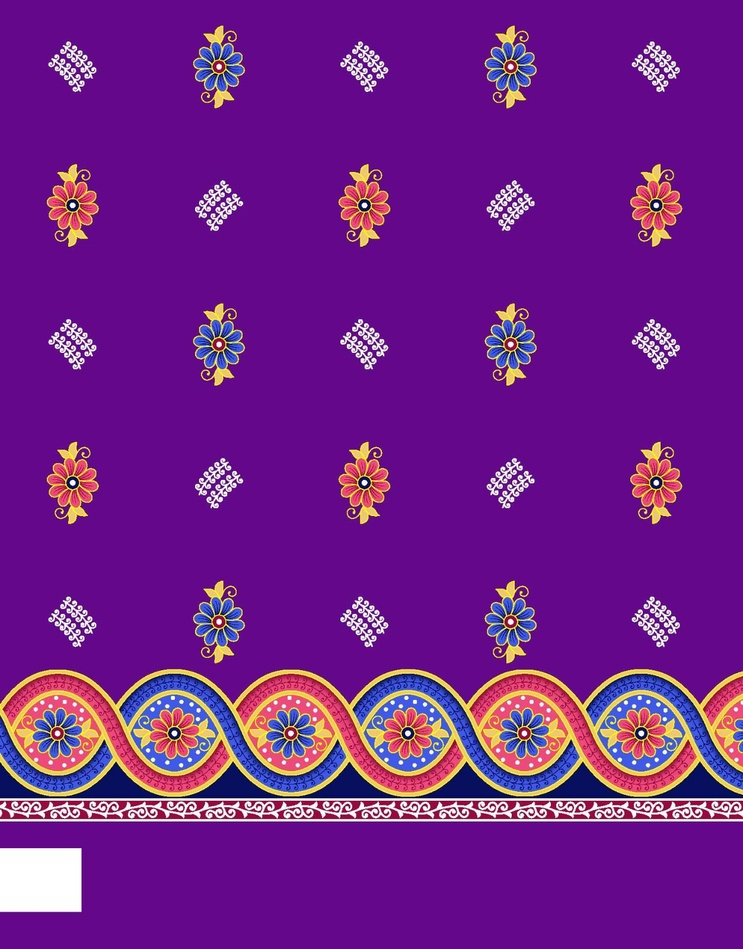
#> input picture design_dataset/Saree/image_2.jpg, 743 x 949 px, shrunk from 1253 x 1600 before the run, found by its file name
$ jupyter execute cost_prediction.ipynb
#> lines starting #> are read from the running program, lines starting #| are printed output that depends on the picture
[cell 1]
import cv2
import numpy as np
from sklearn.cluster import KMeans
from collections import Counter
import matplotlib.pyplot as plt


def extract_dominant_colors(image_path, num_colors=5):
    # Read the image
#> called with num_colors = 8
    image = cv2.imread(image_path)
#> image is the input picture: shape (949, 743, 3); mean B, G, R 137.9, 32.3, 114
    image = cv2.cvtColor(image, cv2.COLOR_BGR2RGB)  # Convert to RGB

    # Reshape the image to a 2D array of pixels
    pixels = image.reshape((-1, 3))

    # Apply K-Means clustering
    kmeans = KMeans(n_clusters=num_colors, random_state=42)
    kmeans.fit(pixels)

    # Get the cluster centers (dominant colors) and labels
    colors = kmeans.cluster_centers_.astype(int)
    labels = kmeans.labels_

    # Count the number of pixels assigned to each cluster
    counts = Counter(labels)

    # Sort colors by predominance
    sorted_colors = [colors[i] for i in counts.keys()]
    sorted_counts = [counts[i] for i in counts.keys()]

    return sorted_colors, sorted_counts

def calculate_saree_cost(colors, counts, paint_costs):
    total_pixels = sum(counts)
    total_cost = 0

    for color, count in zip(colors, counts):
        r, g, b = color
        fraction = count / total_pixels
        cost = (r * paint_costs['R'] + g * paint_costs['G'] + b * paint_costs['B']) * fraction
        total_cost += cost

    return total_cost

def plot_colors(colors, counts):
    # Create a bar chart of colors by predominance
    total_pixels = sum(counts)
    proportions = [count / total_pixels for count in counts]

    plt.figure(figsize=(8, 4))
    for i, (color, proportion) in enumerate(zip(colors, proportions)):
        plt.bar(i, proportion, color=np.array(color) / 255, edgecolor="black")

    plt.xticks(range(len(colors)), [f"Color {i+1}" for i in range(len(colors))])
    plt.ylabel("Proportion")
    plt.title("Color Proportions in Saree")
    plt.show()
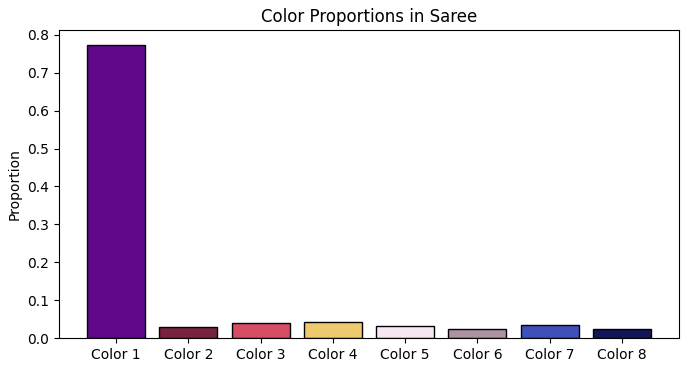
#> figure drawn by matplotlib, 1 panel

# Connect to Google Drive


# Example usage
if __name__ == "__main__":

    # Upload the saree image
    image_path =r'E:\VogueFusion_Pulse\design_dataset\Saree\image_2.jpg'

    paint_costs = {'R': 0.5, 'G': 0.3, 'B': 0.2}  # Cost per unit intensity for R, G, B

    # Extract colors and their proportions
    colors, counts = extract_dominant_colors(image_path, num_colors=8)

    # Calculate saree cost
    saree_cost = calculate_saree_cost(colors, counts, paint_costs)
    print("Saree Cost:", saree_cost)

    # Display the uploaded image
    image = cv2.imread(image_path)

    # Display color proportions
    plot_colors(colors, counts)

    # Convert BGR (OpenCV's default) to RGB (Matplotlib compatible)
    image_rgb = cv2.cvtColor(image, cv2.COLOR_BGR2RGB)

# Display the image using matplotlib
    plt.imshow(image_rgb)
    plt.title("Saree Image")
    plt.axis("off")  # Hide axes for better visualization
    plt.show()

[cell 2]
import cv2
import numpy as np
from sklearn.cluster import KMeans
from collections import Counter
from matplotlib.colors import to_hex, to_rgb

def extract_colors_with_codes(image_path, num_colors= 15):
    # Read the image
    image = cv2.imread(image_path)
    image = cv2.cvtColor(image, cv2.COLOR_BGR2RGB)  # Convert to RGB

    # Reshape the image to a 2D array of pixels
    pixels = image.reshape((-1, 3))

    # Apply K-Means clustering
    kmeans = KMeans(n_clusters=num_colors, random_state=42)
    kmeans.fit(pixels)

    # Get the cluster centers (dominant colors) and labels
    colors = kmeans.cluster_centers_.astype(int)
    labels = kmeans.labels_

    # Count the number of pixels assigned to each cluster
    counts = Counter(labels)

    # Sort colors by predominance
    sorted_colors = [colors[i] for i in counts.keys()]
    sorted_counts = [counts[i] for i in counts.keys()]

    # Convert colors to HEX codes
    hex_codes = [to_hex(np.array(color) / 255) for color in sorted_colors]

    return sorted_colors, hex_codes, sorted_counts

def display_color_codes(colors, hex_codes, counts):
    total_pixels = sum(counts)

    print("\nDominant Colors and HEX Codes:")
    for color, hex_code, count in zip(colors, hex_codes, counts):
        fraction = count / total_pixels * 100
        print(f"RGB: {color}, HEX: {hex_code}, Proportion: {fraction:.2f}%")

def calculate_color_mixing(target_hex):
    # Convert HEX to RGB
#> called with target_hex = '#610887'
    target_rgb = np.array(to_rgb(target_hex)) * 255

    # Define basic colors for mixing
    basic_colors = {
        "Red": np.array([255, 0, 0]),
        "Green": np.array([0, 255, 0]),
        "Blue": np.array([0, 0, 255]),
        "White": np.array([255, 255, 255]),
        "Black": np.array([0, 0, 0])
    }

    print(f"Target Color RGB: {target_rgb}")
    print("\nMixing Suggestions:")

    # Calculate proportions (simple approximation)
    proportions = {color: np.linalg.norm(target_rgb - value) for color, value in basic_colors.items()}
    sorted_proportions = sorted(proportions.items(), key=lambda x: x[1])

    for color, distance in sorted_proportions:
        print(f"Mix with {color}: Distance = {distance:.2f}")

# Example usage
if __name__ == "__main__":
   # Get the uploaded image filename
    image = r'VogueFusion_Pulse\design_dataset\Saree\image_2.jpg'
     # Extract colors and their HEX codes
    colors, hex_codes, counts = extract_colors_with_codes(image_path, num_colors=5)

    # Display the extracted color information
    display_color_codes(colors, hex_codes, counts)

    # Analyze a specific color (e.g., the most dominant one)
    print("\nAnalyzing Color Mixing for:", hex_codes[0])
    calculate_color_mixing(hex_codes[0])


$ run again, with design_dataset/Saree/image_1.jpg copied over design_dataset/Saree/image_2.jpg
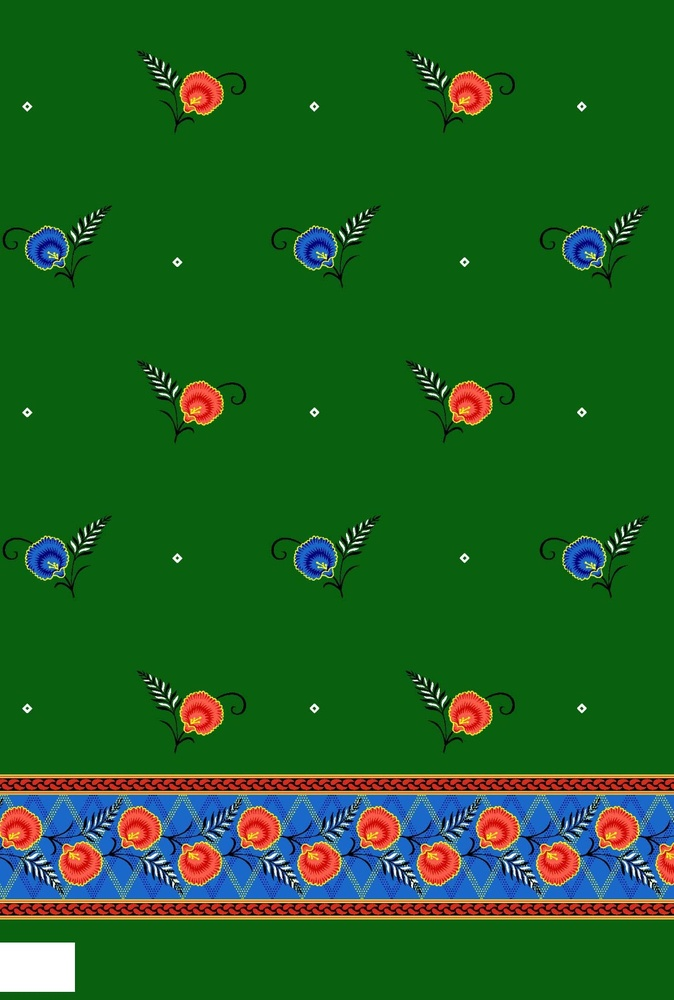
#> input picture design_dataset/Saree/image_1.jpg, 674 x 1000 px, shrunk from 1079 x 1600 before the run, found by its file name
#> in extract_dominant_colors, image is the input picture: shape (1000, 674, 3); mean B, G, R 34, 96.2, 29.5
#> in plot_colors, `plt.show()`:
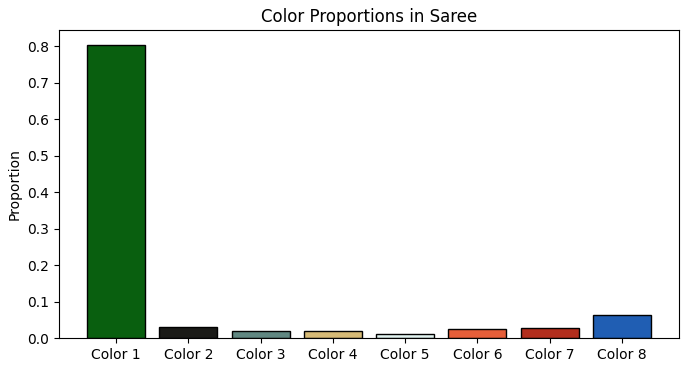
#> figure drawn by matplotlib, 1 panel

$ run again, with design_dataset/Saree/image_10.jpg copied over design_dataset/Saree/image_2.jpg
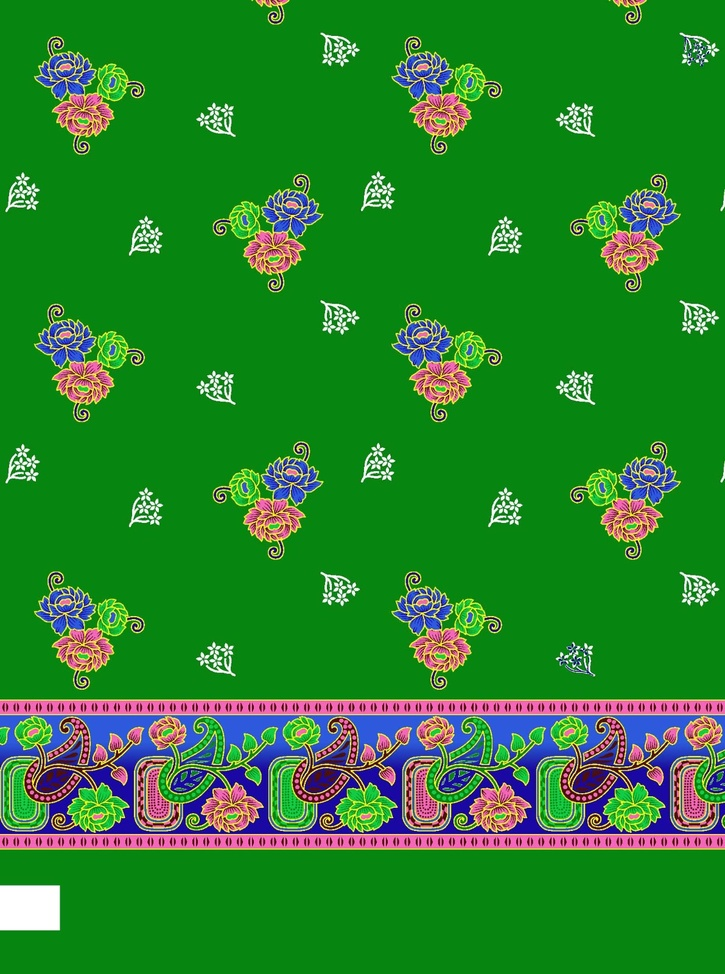
#> input picture design_dataset/Saree/image_10.jpg, 725 x 974 px, shrunk from 1191 x 1600 before the run, found by its file name
#> in extract_dominant_colors, image is the input picture: shape (974, 725, 3); mean B, G, R 43.5, 131.2, 38
#> in plot_colors, `plt.show()`:
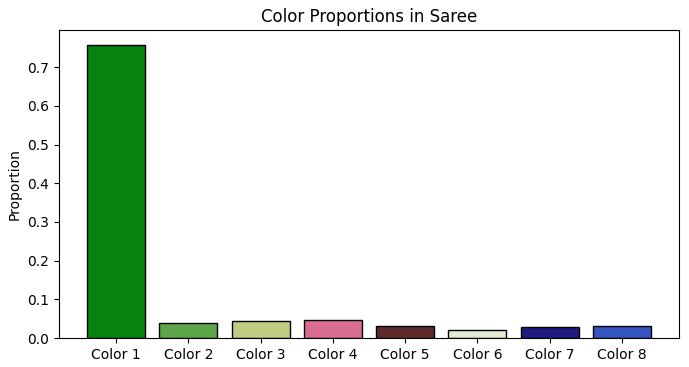
#> figure drawn by matplotlib, 1 panel

$ run again, with design_dataset/Saree/image_11.jpg copied over design_dataset/Saree/image_2.jpg
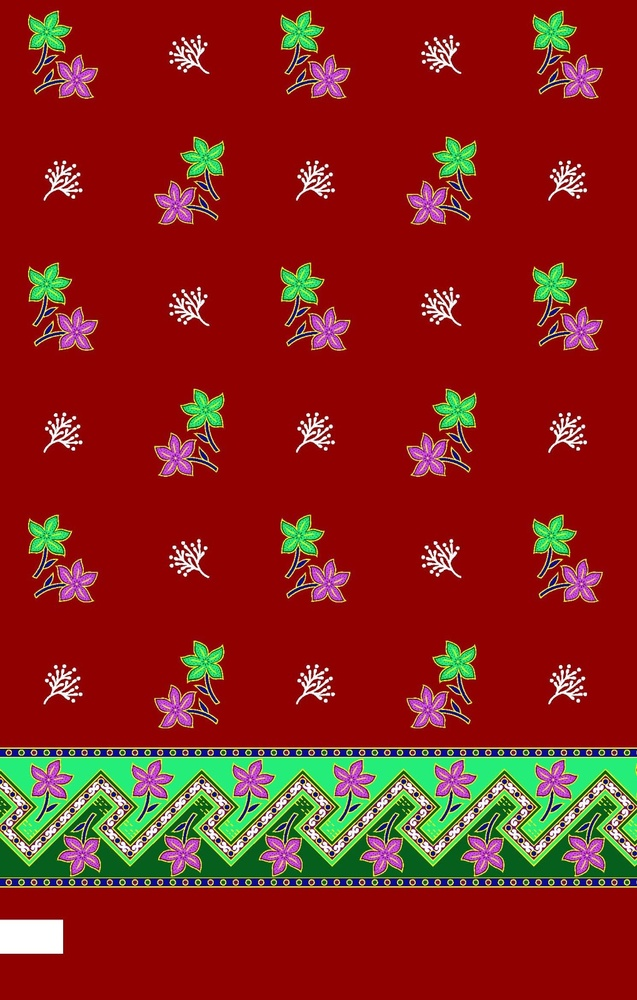
#> input picture design_dataset/Saree/image_11.jpg, 637 x 1000 px, shrunk from 1019 x 1600 before the run, found by its file name
#> in extract_dominant_colors, image is the input picture: shape (1000, 637, 3); mean B, G, R 25.5, 33.8, 137.7
#> in plot_colors, `plt.show()`:
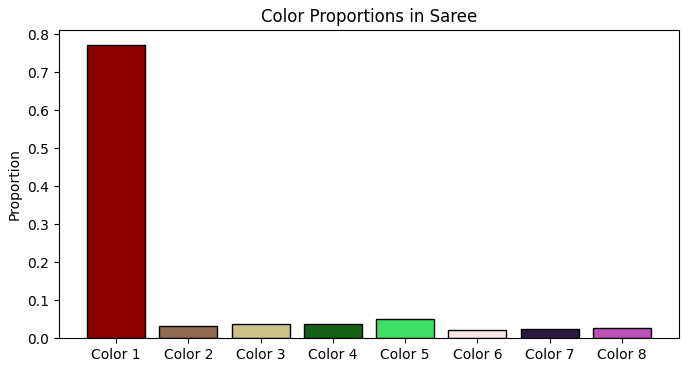
#> figure drawn by matplotlib, 1 panel
